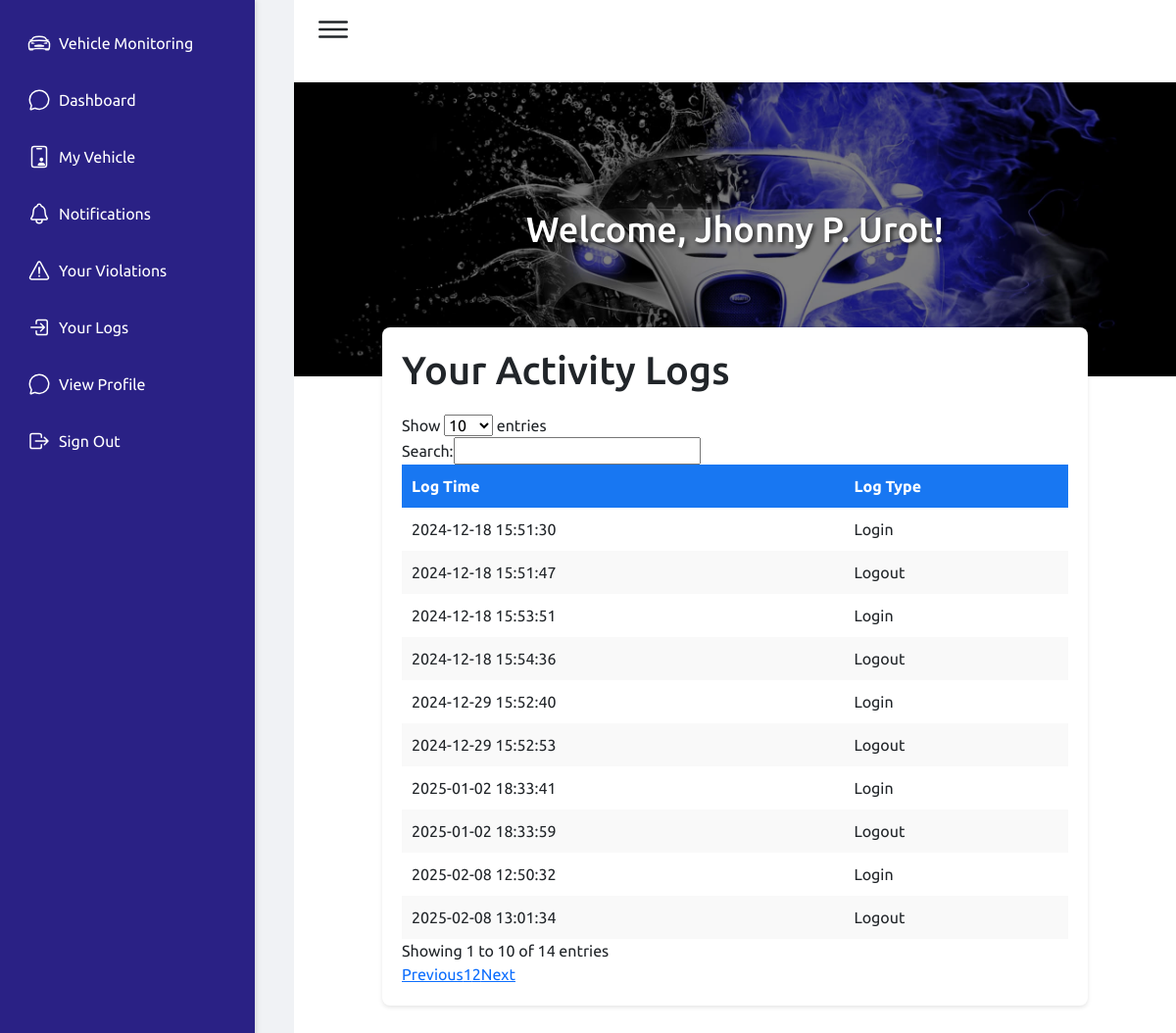
Screenshot of /employee-logs/ (signed in) with the database file from the repository.
### qrapp/models.py (models this page shows, shortened)
class EmployeeLogs(models.Model):
    LOG_TYPE_CHOICES = [
        ('login', 'Login'),
        ('logout', 'Logout'),
    ]
    employee = models.ForeignKey('Employee', on_delete=models.CASCADE, related_name='logs')
    log_time = models.DateTimeField(default=timezone.now)  # Stores both date and time
    log_type = models.CharField(max_length=10, choices=LOG_TYPE_CHOICES)

### qrapp/views.py (the view)
# urls.py: path('employee-logs/', views.employee_logs_view, name='employee-logs'),
def employee_logs_view(request):
        employee_id = request.session.get('employee_id')
        logs = EmployeeLogs.objects.filter(employee_id=employee_id)
        return render(request, 'qrapp/employee_logs.html', {'logs': logs})

### qrapp/templates/qrapp/employee_logs.html (shortened to what this page needs)
{% extends 'qrapp/base.html' %}
{% load static %}
{% block content %}
    <div class="hero">
        <h1>Welcome, {{ request.session.full_name }}!</h1>
    </div>
    <div class="container">
        <h1>Your Activity Logs</h1>
        {% if logs %}
            <table class="display" id="logsTable">
                <thead>
                    <tr>
                        <th>Log Time</th>
                        <th>Log Type</th>
                    </tr>
                </thead>
                <tbody>
                    {% for log in logs %}
                        <tr>
                            <td>{{ log.log_time|date:"Y-m-d H:i:s" }}</td>
                            <td>{{ log.get_log_type_display }}</td>
                        </tr>
                    {% endfor %}
                </tbody>
            </table>
        {% else %}
            <p>No logs available.</p>
        {% endif %}
    </div>
{% endblock %}

### static/css/style.css (style rules this page uses)
* { font-family: "Ubuntu", sans-serif; margin: 0; padding: 0; box-sizing: border-box; }
:root { --blue: #2a2185; --white: #fff; --gray: #f5f5f5; --black1: #222; --black2: #999; }
body { min-height: 100vh; overflow-x: hidden; }
.container { position: relative; width: 100%; }

### rows the page displays
EmployeeLogs: log_time "2024-12-18 15:51:30", log_type "Login"
EmployeeLogs: log_time "2024-12-18 15:51:47", log_type "Logout"
EmployeeLogs: log_time "2024-12-18 15:53:51", log_type "Login"
EmployeeLogs: log_time "2024-12-18 15:54:36", log_type "Logout"
EmployeeLogs: log_time "2024-12-29 15:52:40", log_type "Login"
EmployeeLogs: log_time "2024-12-29 15:52:53", log_type "Logout"
EmployeeLogs: log_time "2025-01-02 18:33:41", log_type "Login"
EmployeeLogs: log_time "2025-01-02 18:33:59", log_type "Logout"
EmployeeLogs: log_time "2025-02-08 12:50:32", log_type "Login"
EmployeeLogs: log_time "2025-02-08 13:01:34", log_type "Logout"

### other values shown
{{ request.session.full_name }} "Jhonny P. Urot"
